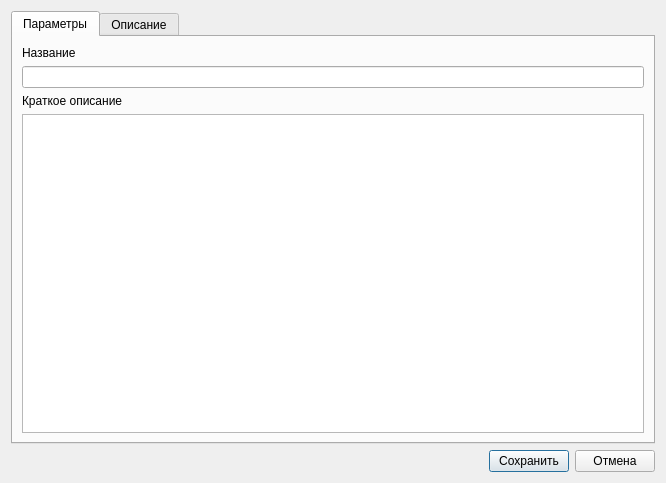
<?xml version="1.0" encoding="UTF-8"?>
<ui version="4.0">
 <class>TDialogAddItem</class>
 <widget class="QDialog" name="TDialogAddItem">
  <property name="geometry">
   <rect>
    <x>0</x>
    <y>0</y>
    <width>666</width>
    <height>483</height>
   </rect>
  </property>
  <property name="windowTitle">
   <string>Редактирование элемента</string>
  </property>
  <property name="windowIcon">
   <iconset resource="../../share/mainResources.qrc">
    <normaloff>:/icons/images/test.png</normaloff>:/icons/images/test.png</iconset>
  </property>
  <layout class="QVBoxLayout" name="verticalLayout">
   <item>
    <widget class="QTabWidget" name="tabWidget">
     <property name="currentIndex">
      <number>0</number>
     </property>
     <widget class="QWidget" name="tab">
      <attribute name="title">
       <string>Параметры</string>
      </attribute>
      <layout class="QVBoxLayout" name="verticalLayout_3">
       <item>
        <widget class="QLabel" name="label_2">
         <property name="text">
          <string>Название</string>
         </property>
        </widget>
       </item>
       <item>
        <widget class="IdentificatorEdit" name="leName"/>
       </item>
       <item>
        <widget class="QLabel" name="label">
         <property name="text">
          <string>Краткое описание</string>
         </property>
        </widget>
       </item>
       <item>
        <widget class="QPlainTextEdit" name="shortDescr"/>
       </item>
      </layout>
     </widget>
     <widget class="QWidget" name="tab_2">
      <attribute name="title">
       <string>Описание</string>
      </attribute>
      <layout class="QVBoxLayout" name="verticalLayout_4">
       <item>
        <widget class="TextEdit" name="textEdit" native="true"/>
       </item>
      </layout>
     </widget>
    </widget>
   </item>
   <item>
    <layout class="QHBoxLayout" name="horizontalLayout_2">
     <item>
      <spacer name="horizontalSpacer">
       <property name="orientation">
        <enum>Qt::Horizontal</enum>
       </property>
       <property name="sizeHint" stdset="0">
        <size>
         <width>40</width>
         <height>20</height>
        </size>
       </property>
      </spacer>
     </item>
     <item>
      <widget class="QPushButton" name="pbOk">
       <property name="toolTip">
        <string>Сохранить и выйти</string>
       </property>
       <property name="text">
        <string>Сохранить</string>
       </property>
       <property name="icon">
        <iconset resource="../../share/mainResources.qrc">
         <normaloff>:/textedit/images/filesave.png</normaloff>:/textedit/images/filesave.png</iconset>
       </property>
      </widget>
     </item>
     <item>
      <widget class="QPushButton" name="pbCancel">
       <property name="toolTip">
        <string>Выход без сохранения</string>
       </property>
       <property name="text">
        <string>Отмена</string>
       </property>
       <property name="icon">
        <iconset resource="../../share/mainResources.qrc">
         <normaloff>:/icons/images/new/gtk-no.png</normaloff>:/icons/images/new/gtk-no.png</iconset>
       </property>
      </widget>
     </item>
    </layout>
   </item>
  </layout>
 </widget>
 <customwidgets>
  <customwidget>
   <class>TextEdit</class>
   <extends>QWidget</extends>
   <header location="global">textedit.h</header>
   <container>1</container>
  </customwidget>
  <customwidget>
   <class>IdentificatorEdit</class>
   <extends>QLineEdit</extends>
   <header>identificatoredit.h</header>
  </customwidget>
 </customwidgets>
 <resources>
  <include location="../../share/mainResources.qrc"/>
 </resources>
 <connections/>
</ui>
